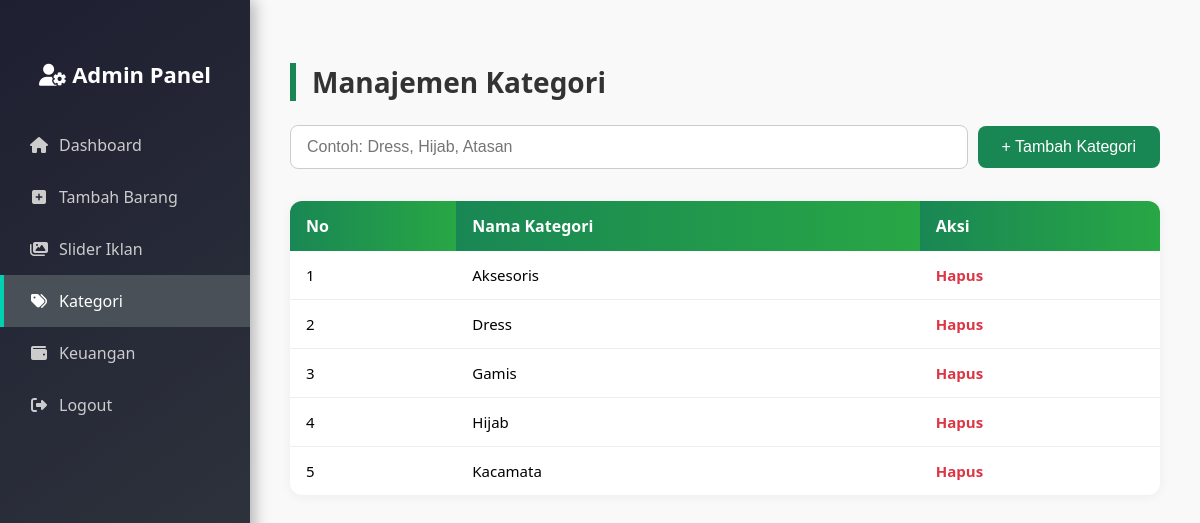
/kategori.php (signed in), run on an earlier commit of the app's database.
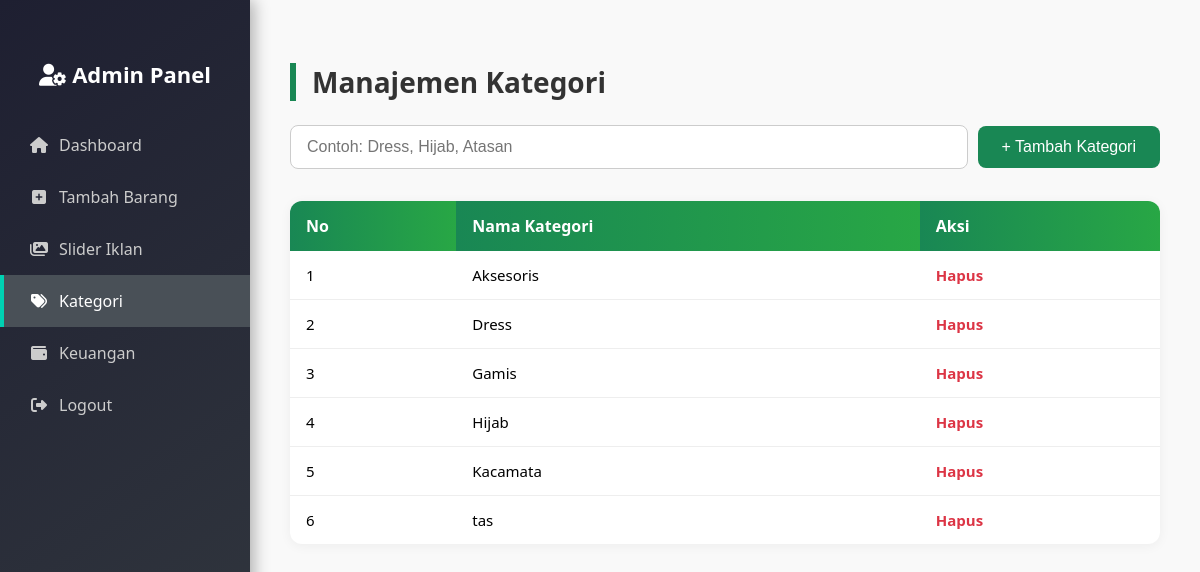
And on a later commit of the database.
### tables this page shows
CREATE TABLE `kategori` (
  `id` int(11) NOT NULL,
  `nama_kategori` varchar(100) NOT NULL
);

### kategori.php (the view, shortened to what this page needs)
<?php
include 'inc/db.php';
$kategori = mysqli_query($conn, "SELECT * FROM kategori ORDER BY nama_kategori ASC");
?>
<?php include 'inc/header.php'; ?>
<?php include 'inc/sidebar.php'; ?>
<div class="main-content">
    <h2>Manajemen Kategori</h2>
    <form method="POST">
        <input type="text" name="nama" placeholder="Contoh: Dress, Hijab, Atasan" required>
        <button name="tambah">+ Tambah Kategori</button>
    </form>
    <table>
        <thead>
            <tr>
                <th>No</th>
                <th>Nama Kategori</th>
                <th>Aksi</th>
            </tr>
        </thead>
        <tbody>
            <?php $no = 1; while ($row = mysqli_fetch_assoc($kategori)) : ?>
            <tr>
                <td><?= $no++ ?></td>
                <td><?= htmlspecialchars($row['nama_kategori']) ?></td>
                <td>
                    <a href="kategori.php?hapus=<?= $row['id'] ?>" onclick="return confirm('Hapus kategori ini?')">Hapus</a>
                </td>
            </tr>
            <?php endwhile; ?>
        </tbody>
    </table>
</div>

What changed in the data, as far as the page shows it:
added kategori: nama_kategori "tas"
